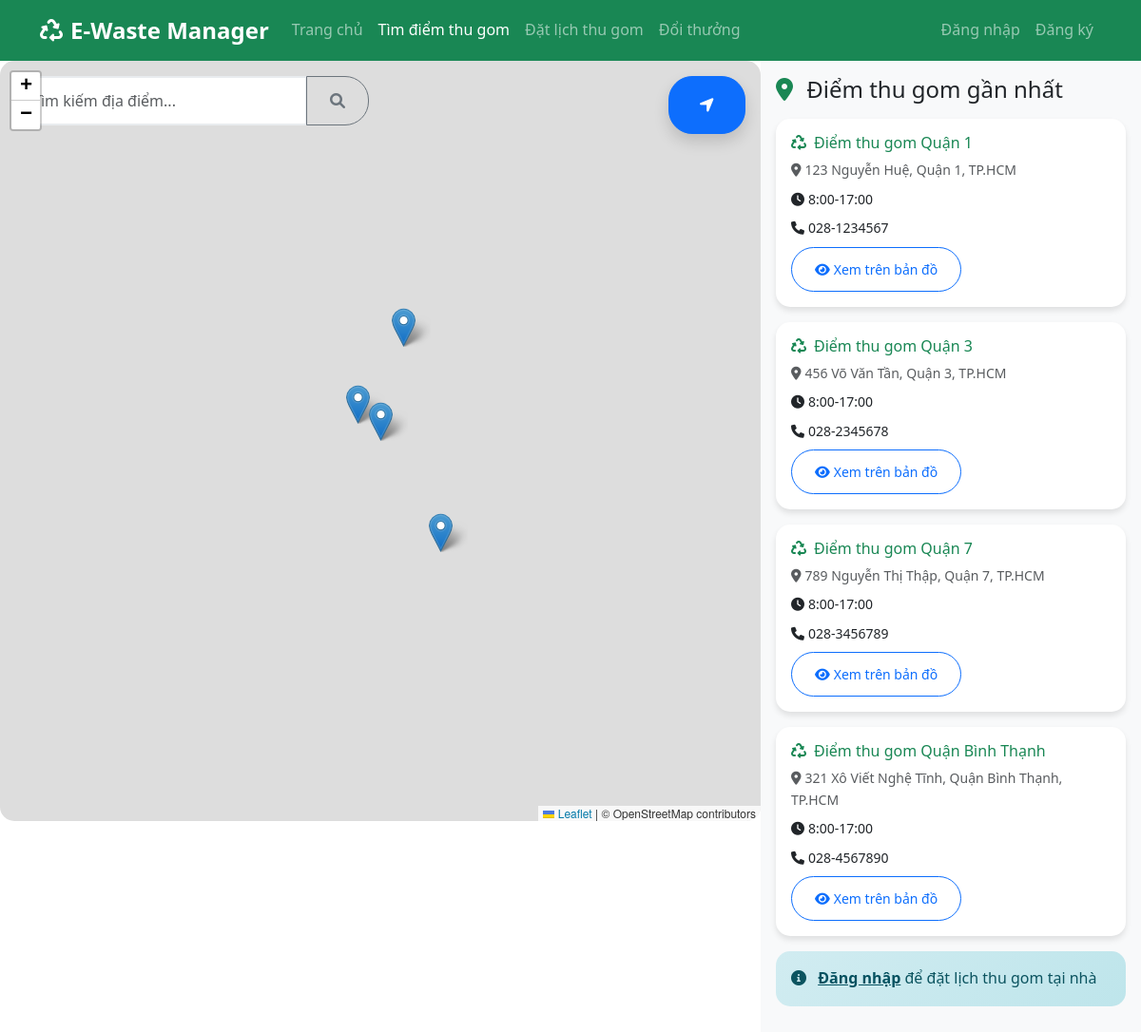
/map.php, run on the app's committed database.
### tables this page shows
CREATE TABLE collection_points (
    id INT PRIMARY KEY AUTO_INCREMENT,
    name VARCHAR(100) NOT NULL,
    address TEXT NOT NULL,
    latitude DECIMAL(10, 8) NOT NULL,
    longitude DECIMAL(11, 8) NOT NULL,
    phone VARCHAR(20),
    email VARCHAR(100),
    operating_hours VARCHAR(100),
    description TEXT,
    status ENUM('active', 'inactive') DEFAULT 'active',
    created_at TIMESTAMP DEFAULT CURRENT_TIMESTAMP,
    updated_at TIMESTAMP DEFAULT CURRENT_TIMESTAMP ON UPDATE CURRENT_TIMESTAMP
);

### config/database.php (called while the page is built, shortened)
<?php
class Database {
    private $connection;
    public function __construct() {
        try {
            $this->connection = new PDO(
                "mysql:host=" . DB_HOST . ";port=3307;dbname=" . DB_NAME . ";charset=utf8mb4",
                DB_USER,
                DB_PASS,
                [
                    PDO::ATTR_ERRMODE => PDO::ERRMODE_EXCEPTION,
                    PDO::ATTR_DEFAULT_FETCH_MODE => PDO::FETCH_ASSOC,
                    PDO::ATTR_EMULATE_PREPARES => false
                ]
            );
        } catch (PDOException $e) {
            die("Database connection failed: " . $e->getMessage());
        }
    }
    public function query($sql, $params = []) {
        $stmt = $this->connection->prepare($sql);
        $stmt->execute($params);
        return $stmt;
    }
    public function fetchAll($sql, $params = []) {
        return $this->query($sql, $params)->fetchAll();
    }
}
$db = new Database();
?>

### includes/functions.php (called while the page is built, shortened)
<?php
require_once 'config/database.php';
function getCollectionPoints($lat = null, $lng = null, $radius = 10) {
    global $db;
    return $db->fetchAll("SELECT * FROM collection_points WHERE status = 'active'");
}
?>

### map.php (the view, shortened to what this page needs)
<?php
require_once 'config/database.php';
require_once 'includes/functions.php';
$isLoggedIn = isset($_SESSION['user_id']);
$user = null;
$collectionPoints = getCollectionPoints();
?>
<!DOCTYPE html>
<html lang="vi">
<head>
    <link href="https://cdn.jsdelivr.net/npm/bootstrap@5.3.0/dist/css/bootstrap.min.css" rel="stylesheet">
    <link href="https://cdnjs.cloudflare.com/ajax/libs/font-awesome/6.0.0/css/all.min.css" rel="stylesheet">
    <link href="assets/css/style.css" rel="stylesheet">
    <link rel="stylesheet" href="https://unpkg.com/leaflet@1.9.4/dist/leaflet.css" />
</head>
<body>
    <nav class="navbar navbar-expand-lg navbar-dark bg-success">
        <div class="container">
            <a class="navbar-brand" href="index.php">
                <i class="fas fa-recycle me-2"></i>E-Waste Manager
            </a>
            <div class="collapse navbar-collapse" id="navbarNav">
                <ul class="navbar-nav me-auto">
                    <li class="nav-item">
                        <a class="nav-link" href="index.php">Trang chủ</a>
                    </li>
                    <li class="nav-item">
                        <a class="nav-link active" href="map.php">Tìm điểm thu gom</a>
                    </li>
                    <li class="nav-item">
                        <a class="nav-link" href="booking.php">Đặt lịch thu gom</a>
                    </li>
                    <li class="nav-item">
                        <a class="nav-link" href="rewards.php">Đổi thưởng</a>
                    </li>
                </ul>
                <ul class="navbar-nav">
                    <?php if ($isLoggedIn): ?>
                        <li class="nav-item dropdown">
                            <a class="nav-link dropdown-toggle" href="#" role="button" data-bs-toggle="dropdown">
                                <i class="fas fa-user me-1"></i><?php echo htmlspecialchars($user['name']); ?>
                                <span class="badge bg-warning text-dark ms-1"><?php echo $user['coins']; ?> coins</span>
                            </a>
                            <ul class="dropdown-menu">
                                <li><a class="dropdown-item" href="profile.php">Hồ sơ</a></li>
                                <li><a class="dropdown-item" href="tracking.php">Theo dõi thiết bị</a></li>
                                <li><hr class="dropdown-divider"></li>
                                <li><a class="dropdown-item" href="logout.php">Đăng xuất</a></li>
                            </ul>
                        </li>
                    <?php else: ?>
                        <li class="nav-item">
                            <a class="nav-link" href="login.php">Đăng nhập</a>
                        </li>
                        <li class="nav-item">
                            <a class="nav-link" href="register.php">Đăng ký</a>
                        </li>
                    <?php endif; ?>
                </ul>
            </div>
        </div>
    </nav>
    <div class="container-fluid p-0">
        <div class="row g-0">
            <div class="col-lg-8">
                <div class="position-relative">
                    <div id="map" style="height: 100vh;"></div>
                    <div class="position-absolute top-0 end-0 p-3">
                        <button id="getLocationBtn" class="btn btn-primary btn-lg shadow">
                            <i class="fas fa-location-arrow"></i>
                        </button>
                    </div>
                    <div class="position-absolute top-0 start-0 p-3 w-100">
                        <div class="row">
                            <div class="col-md-6">
                                <div class="input-group">
                                    <input type="text" id="searchInput" class="form-control" placeholder="Tìm kiếm địa điểm...">
                                    <button class="btn btn-outline-secondary" type="button" id="searchBtn">
                                        <i class="fas fa-search"></i>
                                    </button>
                                </div>
                            </div>
                        </div>
                    </div>
                </div>
            </div>
            <div class="col-lg-4">
                <div class="h-100 bg-light p-3 overflow-auto">
                    <h4 class="mb-3">
                        <i class="fas fa-map-marker-alt text-success me-2"></i>
                        Điểm thu gom gần nhất
                    </h4>
                    <div id="collectionPointsList">
                        <?php foreach ($collectionPoints as $point): ?>
                        <div class="card mb-3 collection-point-card" data-lat="<?php echo $point['latitude']; ?>" data-lng="<?php echo $point['longitude']; ?>">
                            <div class="card-body">
                                <h6 class="card-title text-success">
                                    <i class="fas fa-recycle me-2"></i><?php echo htmlspecialchars($point['name']); ?>
                                </h6>
                                <p class="card-text small text-muted mb-2">
                                    <i class="fas fa-map-marker-alt me-1"></i><?php echo htmlspecialchars($point['address']); ?>
                                </p>
                                <p class="card-text small mb-2">
                                    <i class="fas fa-clock me-1"></i><?php echo htmlspecialchars($point['operating_hours']); ?>
                                </p>
                                <p class="card-text small mb-2">
                                    <i class="fas fa-phone me-1"></i><?php echo htmlspecialchars($point['phone']); ?>
                                </p>
                                <div class="d-flex gap-2">
                                    <button class="btn btn-sm btn-outline-primary" onclick="showOnMap(<?php echo $point['latitude']; ?>, <?php echo $point['longitude']; ?>)">
                                        <i class="fas fa-eye me-1"></i>Xem trên bản đồ
                                    </button>
                                </div>
                            </div>
                        </div>
                        <?php endforeach; ?>
                    </div>
                    <?php if (!$isLoggedIn): ?>
                    <div class="alert alert-info mt-3">
                        <i class="fas fa-info-circle me-2"></i>
                        <a href="login.php" class="alert-link">Đăng nhập</a> để đặt lịch thu gom tại nhà
                    </div>
                    <?php endif; ?>
                </div>
            </div>
        </div>
    </div>
</body>
</html>

### assets/css/style.css (style rules this page uses)
:root { --primary-color: #28a745; --secondary-color: #6c757d; --success-color: #28a745; --info-color: #17a2b8; --warning-color: #ffc107; --danger-color: #dc3545; --light-color: #f8f9fa; --dark-color: #343a40; }
body { font-family: 'Segoe UI', Tahoma, Geneva, Verdana, sans-serif; line-height: 1.6; }
.navbar-brand { font-weight: 700; font-size: 1.5rem; }
.navbar-nav .nav-link { font-weight: 500; transition: color 0.3s ease; }
.card { border: none; border-radius: 15px; box-shadow: 0 4px 6px rgba(0, 0, 0, 0.1); transition: transform 0.3s ease, box-shadow 0.3s ease; }
.btn { border-radius: 25px; font-weight: 500; padding: 0.75rem 1.5rem; transition: all 0.3s ease; }
.btn-lg { padding: 1rem 2rem; font-size: 1.1rem; }
.form-control { border-radius: 10px; border: 2px solid #e9ecef; padding: 0.75rem 1rem; transition: border-color 0.3s ease, box-shadow 0.3s ease; }
.alert { border-radius: 15px; border: none; font-weight: 500; }
.alert-info { background: linear-gradient(135deg, #d1ecf1, #bee5eb); color: #0c5460; }
#map { border-radius: 15px; overflow: hidden; }
.collection-point-card { transition: transform 0.3s ease; }

### data on the page
collection_points: name "Điểm thu gom Quận 1", address "123 Nguyễn Huệ, Quận 1, TP.HCM", operating_hours "8:00-17:00", phone "028-1234567"
collection_points: name "Điểm thu gom Quận 3", address "456 Võ Văn Tần, Quận 3, TP.HCM", operating_hours "8:00-17:00", phone "028-2345678"
collection_points: name "Điểm thu gom Quận 7", address "789 Nguyễn Thị Thập, Quận 7, TP.HCM", operating_hours "8:00-17:00", phone "028-3456789"
collection_points: name "Điểm thu gom Quận Bình Thạnh", address "321 Xô Viết Nghệ Tĩnh, Quận Bình Thạnh, TP.HCM", operating_hours "8:00-17:00", phone "028-4567890"
